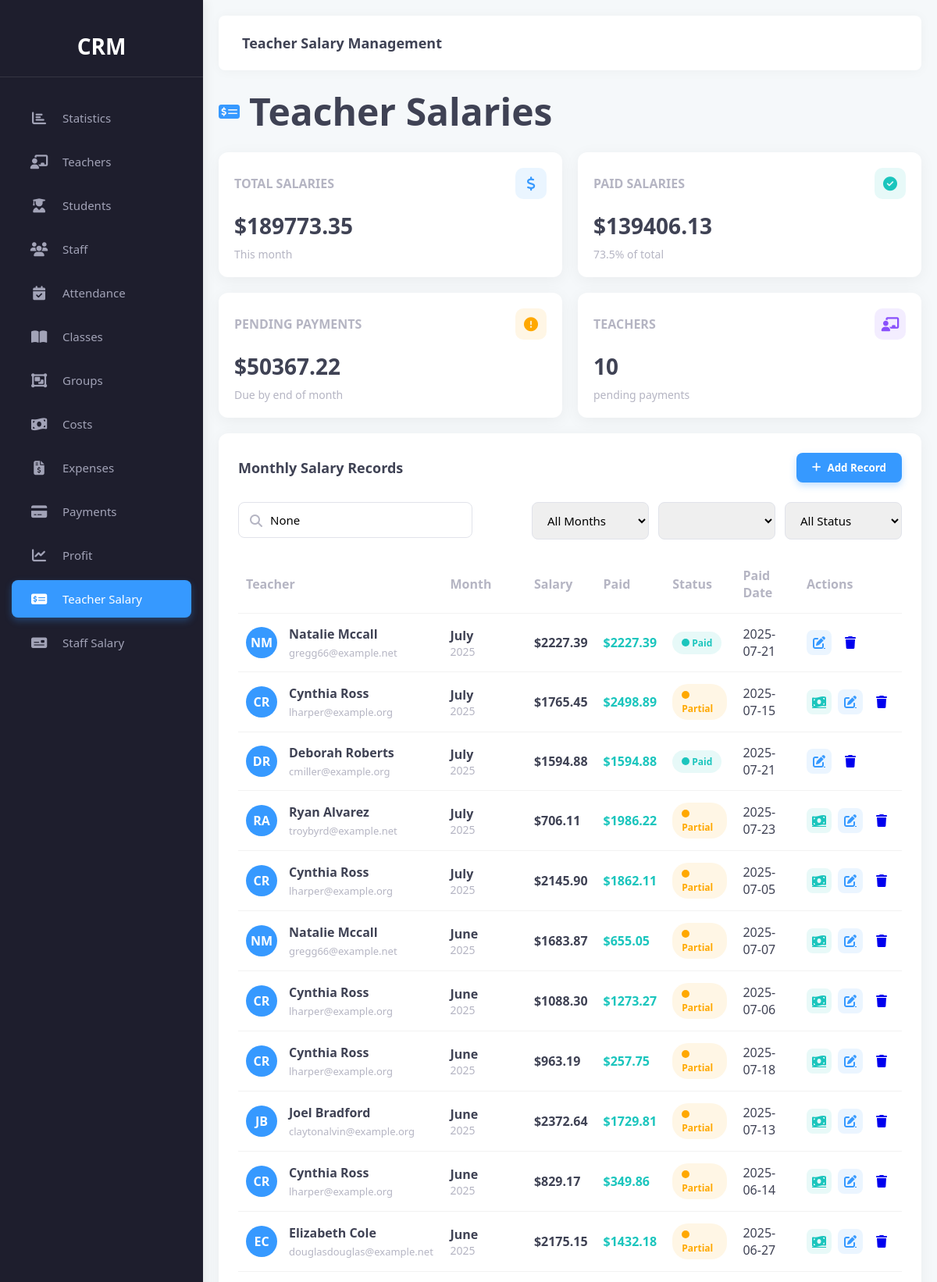
Screenshot of /teacher_salary/ (upper part) with the database file from the repository.
### finance/models.py (models this page shows, shortened)
class TeacherSalary(models.Model):
    teacher = models.ForeignKey(Teacher, on_delete=models.PROTECT)
    month = models.DateField()
    salary = models.DecimalField(max_digits=10, decimal_places=2)
    paid = models.DecimalField(max_digits=10, decimal_places=2)
    paid_date = models.DateField()

### teacher/models.py (models this page shows, shortened)
class Teacher(models.Model):
    STATUS_CHOICES = [
        (1, "Working"),
        (2, "On holiday"),
        (3, "Fired"),
        (4, "Sick"),
        (5, "Not working"),
    ]
    first_name = models.CharField(max_length=150)
    last_name = models.CharField(max_length=150)
    age = models.SmallIntegerField()
    phone_number = models.CharField(max_length=150)
    email = models.EmailField()
    address = models.TextField()
    fixed_salary = models.BooleanField(default=True)
    salary = models.BigIntegerField()
    percentage = models.SmallIntegerField(default=0)
    status = models.SmallIntegerField(choices=STATUS_CHOICES, default=1)

### views/teacher_salary/views.py (the view, shortened to what this page needs)
# urls.py: path('', views.teacher_salary_view, name='teacher_salary'),
def teacher_salary_view(request):
    form = TeacherSalaryForm()
    filter_form = SalaryFilterForm(request.GET or None)
    delete_id = request.GET.get('delete')
    if delete_id:
        record = get_object_or_404(TeacherSalary, id=delete_id)
        record.delete()
        messages.success(request, "Salary record deleted successfully!")
        return redirect('teacher_salary')
    mark_paid_id = request.GET.get('mark_paid')
    records = TeacherSalary.objects.all().order_by('-month')
    total_salaries = records.aggregate(total=Sum('salary'))['total'] or 0
    total_paid = records.aggregate(total=Sum('paid'))['total'] or 0
    pending_payments = total_salaries - total_paid
    teacher_count = Teacher.objects.count()
    context = {
        'form': form,
        'filter_form': filter_form,
        'records': records,
        'total_salaries': total_salaries,
        'total_paid': total_paid,
        'pending_payments': pending_payments,
        'teacher_count': teacher_count,
        'current_year': datetime.datetime.now().year
    }
    return render(request, 'teacher_salary.html', context)

### views/teacher_salary/forms.py
class TeacherSalaryForm(forms.ModelForm):
    class Meta:
        model = TeacherSalary
        fields = ['teacher', 'month', 'salary', 'paid', 'paid_date']
        widgets = {
            'month': forms.DateInput(attrs={'type': 'month'}),
            'paid_date': forms.DateInput(attrs={'type': 'date'}),
        }
    def __init__(self, *args, **kwargs):
        super().__init__(*args, **kwargs)
        self.fields['teacher'].queryset = Teacher.objects.all()
        self.fields['paid_date'].required = False

class SalaryFilterForm(forms.Form):
    MONTH_CHOICES = [
        ('all', 'All Months'),
        ('1', 'January'), ('2', 'February'), ('3', 'March'),
        ('4', 'April'), ('5', 'May'), ('6', 'June'),
        ('7', 'July'), ('8', 'August'), ('9', 'September'),
        ('10', 'October'), ('11', 'November'), ('12', 'December')
    ]
    STATUS_CHOICES = [
        ('all', 'All Status'),
        ('paid', 'Paid'),
        ('unpaid', 'Unpaid'),
        ('partial', 'Partial')
    ]
    search = forms.CharField(required=False)
    month = forms.ChoiceField(choices=MONTH_CHOICES, required=False)
    year = forms.IntegerField(
        min_value=2020,
        max_value=2030,
        initial=datetime.datetime.now().year
    )
    status = forms.ChoiceField(choices=STATUS_CHOICES, required=False)

### teacher/models.py (called while the page is built)
    def __str__(self):
        return self.first_name

### views/profit/forms.py (called while the page is built)
@register.filter
def div(value, arg):
    try:
        return float(value) / float(arg)
    except (ValueError, ZeroDivisionError):
        return 0

@register.filter
def mul(value, arg):
    try:
        return float(value) * float(arg)
    except ValueError:
        return 0

### templates/teacher_salary.html (shortened to what this page needs)
<!DOCTYPE html>
<html lang="en">
<head>
    <link rel="stylesheet" href="https://cdnjs.cloudflare.com/ajax/libs/font-awesome/6.4.0/css/all.min.css">
</head>
<body>
    <div class="sidebar">
        <div class="logo">
            <span>CRM</span>
        </div>
        <div class="nav-links">
            <a href="{% url 'statistic' %}" class="nav-item">
                <i class="fas fa-chart-bar"></i>
                <span class="nav-text">Statistics</span>
            </a>
            <a href="{% url 'teacher' %}" class="nav-item">
                <i class="fas fa-chalkboard-teacher"></i>
                <span class="nav-text">Teachers</span>
            </a>
            <a href="{% url 'students_list' %}" class="nav-item">
                <i class="fas fa-user-graduate"></i>
                <span class="nav-text">Students</span>
            </a>
            <a href="{% url 'staff_list' %}" class="nav-item">
                <i class="fas fa-users"></i>
                <span class="nav-text">Staff</span>
            </a>
            <a href="{% url 'attendance' %}" class="nav-item">
                <i class="fas fa-calendar-check"></i>
                <span class="nav-text">Attendance</span>
            </a>
            <a href="{% url 'classes' %}" class="nav-item">
                <i class="fas fa-book-open"></i>
                <span class="nav-text">Classes</span>
            </a>
            <a href="{% url 'group_management' %}" class="nav-item">
                <i class="fas fa-object-group"></i>
                <span class="nav-text">Groups</span>
            </a>
            <a href="{% url 'costs_management' %}" class="nav-item">
                <i class="fas fa-money-bill-wave"></i>
                <span class="nav-text">Costs</span>
            </a>
            <a href="{% url 'expense_management' %}" class="nav-item">
                <i class="fas fa-file-invoice-dollar"></i>
                <span class="nav-text">Expenses</span>
            </a>
            <a href="{% url 'payment_management' %}" class="nav-item">
                <i class="fas fa-credit-card"></i>
                <span class="nav-text">Payments</span>
            </a>
            <a href="{% url 'profit_analysis' %}" class="nav-item">
                <i class="fas fa-chart-line"></i>
                <span class="nav-text">Profit</span>
            </a>
            <a href="{% url 'teacher_salary' %}" class="nav-item active">
                <i class="fas fa-money-check-alt"></i>
                <span class="nav-text">Teacher Salary</span>
            </a>
            <a href="{% url 'staff_salary' %}" class="nav-item">
                <i class="fas fa-money-check"></i>
                <span class="nav-text">Staff Salary</span>
            </a>
        </div>
    </div>
    <div class="main-content">
        <div class="content-header">
            <div class="welcome-text">Teacher Salary Management</div>
        </div>
        <div class="page-title">
            <i class="fas fa-money-check-alt"></i>
            <h1>Teacher Salaries</h1>
        </div>
        <div class="stats-container">
            <div class="stat-card">
                <div class="stat-header">
                    <div class="stat-title">TOTAL SALARIES</div>
                    <div class="stat-icon primary">
                        <i class="fas fa-dollar-sign"></i>
                    </div>
                </div>
                <div class="stat-value">${{ total_salaries|floatformat:2 }}</div>
                <div class="stat-meta">
                    <span>This month</span>
                </div>
            </div>
            <div class="stat-card">
                <div class="stat-header">
                    <div class="stat-title">PAID SALARIES</div>
                    <div class="stat-icon success">
                        <i class="fas fa-check-circle"></i>
                    </div>
                </div>
                <div class="stat-value">${{ total_paid|floatformat:2 }}</div>
                <div class="stat-meta">
                    {% if total_salaries > 0 %}
                    <span>{{ total_paid|div:total_salaries|mul:100|floatformat:1 }}% of total</span>
                    {% else %}
                    <span>0% of total</span>
                    {% endif %}
                </div>
            </div>
            <div class="stat-card">
                <div class="stat-header">
                    <div class="stat-title">PENDING PAYMENTS</div>
                    <div class="stat-icon warning">
                        <i class="fas fa-exclamation-circle"></i>
                    </div>
                </div>
                <div class="stat-value">${{ pending_payments|floatformat:2 }}</div>
                <div class="stat-meta">
                    <span>Due by end of month</span>
                </div>
            </div>
            <div class="stat-card">
                <div class="stat-header">
                    <div class="stat-title">TEACHERS</div>
                    <div class="stat-icon secondary">
                        <i class="fas fa-chalkboard-teacher"></i>
                    </div>
                </div>
                <div class="stat-value">{{ teacher_count }}</div>
                <div class="stat-meta">
                    <span>{{ unpaid_count }} pending payments</span>
                </div>
            </div>
        </div>
        <div class="salary-container">
            <div class="card">
                <div class="card-header">
                    <div class="card-title">Monthly Salary Records</div>
                    <button class="btn btn-primary" id="addRecordBtn">
                        <i class="fas fa-plus"></i> Add Record
                    </button>
                </div>
                <form method="GET" id="filterForm">
                    <div class="table-controls">
                        <div class="search-box">
                            <i class="fas fa-search"></i>
                            <input type="text" name="search" value="{{ filter_form.search.value }}" placeholder="Search teachers...">
                        </div>
                        <div class="filter-controls">
                            <select class="filter-select" name="month">
                                {% for value, label in filter_form.fields.month.choices %}
                                <option value="{{ value }}" {% if filter_form.month.value == value %}selected{% endif %}>
                                    {{ label }}
                                </option>
                                {% endfor %}
                            </select>
                            <select class="filter-select" name="year">
                            </select>
                            <select class="filter-select" name="status">
                                {% for value, label in filter_form.fields.status.choices %}
                                <option value="{{ value }}" {% if filter_form.status.value == value %}selected{% endif %}>
                                    {{ label }}
                                </option>
                                {% endfor %}
                            </select>
                        </div>
                    </div>
                </form>
                <div class="table-responsive">
                    <table>
                        <thead>
                            <tr>
                                <th>Teacher</th>
                                <th>Month</th>
                                <th>Salary</th>
                                <th>Paid</th>
                                <th>Status</th>
                                <th>Paid Date</th>
                                <th>Actions</th>
                            </tr>
                        </thead>
                        <tbody id="salaryTable">
                            {% for record in records %}
                            <tr>
                                <td>
                                    <div class="teacher-info">
                                        <div class="teacher-avatar">
                                            {{ record.teacher.first_name|first }}{{ record.teacher.last_name|first }}
                                        </div>
                                        <div>
                                            <div class="teacher-name">
                                                {{ record.teacher.first_name }} {{ record.teacher.last_name }}
                                            </div>
                                            <div class="teacher-subject">{{ record.teacher.email }}</div>
                                        </div>
                                    </div>
                                </td>
                                <td>
                                    <div class="month-display">{{ record.month|date:"F" }}</div>
                                    <div class="year-display">{{ record.month|date:"Y" }}</div>
                                </td>
                                <td class="salary-amount">${{ record.salary }}</td>
                                <td class="paid-amount">${{ record.paid }}</td>
                                <td>
                                    {% if record.paid == record.salary %}
                                    <div class="status paid">
                                        <span class="status-indicator paid-indicator"></span>
                                        Paid
                                    </div>
                                    {% elif record.paid == 0 %}
                                    <div class="status unpaid">
                                        <span class="status-indicator unpaid-indicator"></span>
                                        Unpaid
                                    </div>
                                    {% else %}
                                    <div class="status partial">
                                        <span class="status-indicator partial-indicator"></span>
                                        Partial
                                    </div>
                                    {% endif %}
                                </td>
                                <td>{{ record.paid_date|date:"Y-m-d"|default:"-" }}</td>
                                <td>
                                    <div class="action-buttons">
                                        {% if record.paid != record.salary %}
                                        <a href="?mark_paid={{ record.id }}" class="action-btn pay-btn">
                                            <i class="fas fa-money-bill-wave"></i>
                                        </a>
                                        {% endif %}
                                        <a href="#" class="action-btn edit-btn" data-id="{{ record.id }}">
                                            <i class="fas fa-edit"></i>
                                        </a>
                                        <a href="?delete={{ record.id }}" class="action-btn delete-btn"
                                           onclick="return confirm('Are you sure you want to delete this record?')">
                                            <i class="fas fa-trash"></i>
                                        </a>
                                    </div>
                                </td>
                            </tr>
                            {% endfor %}
                        </tbody>
                    </table>
                </div>
            </div>
        </div>
    </div>
</body>
</html>

### rows the page displays
TeacherSalary: teacher.first_name|first "N", teacher.last_name|first "M", teacher.first_name "Natalie", teacher.last_name "Mccall", teacher.email "gregg66@example.net", month "July", month "2025", salary "2227.39", paid "2227.39", shows "Paid", paid_date "2025-07-21"
TeacherSalary: teacher.first_name|first "C", teacher.last_name|first "R", teacher.first_name "Cynthia", teacher.last_name "Ross", teacher.email "lharper@example.org", month "July", month "2025", salary "1765.45", paid "2498.89", shows "Partial", paid_date "2025-07-15"
TeacherSalary: teacher.first_name|first "D", teacher.last_name|first "R", teacher.first_name "Deborah", teacher.last_name "Roberts", teacher.email "cmiller@example.org", month "July", month "2025", salary "1594.88", paid "1594.88", shows "Paid", paid_date "2025-07-21"
TeacherSalary: teacher.first_name|first "R", teacher.last_name|first "A", teacher.first_name "Ryan", teacher.last_name "Alvarez", teacher.email "troybyrd@example.net", month "July", month "2025", salary "706.11", paid "1986.22", shows "Partial", paid_date "2025-07-23"
TeacherSalary: teacher.first_name|first "C", teacher.last_name|first "R", teacher.first_name "Cynthia", teacher.last_name "Ross", teacher.email "lharper@example.org", month "July", month "2025", salary "2145.90", paid "1862.11", shows "Partial", paid_date "2025-07-05"
TeacherSalary: teacher.first_name|first "N", teacher.last_name|first "M", teacher.first_name "Natalie", teacher.last_name "Mccall", teacher.email "gregg66@example.net", month "June", month "2025", salary "1683.87", paid "655.05", shows "Partial", paid_date "2025-07-07"
TeacherSalary: teacher.first_name|first "C", teacher.last_name|first "R", teacher.first_name "Cynthia", teacher.last_name "Ross", teacher.email "lharper@example.org", month "June", month "2025", salary "1088.30", paid "1273.27", shows "Partial", paid_date "2025-07-06"
TeacherSalary: teacher.first_name|first "C", teacher.last_name|first "R", teacher.first_name "Cynthia", teacher.last_name "Ross", teacher.email "lharper@example.org", month "June", month "2025", salary "963.19", paid "257.75", shows "Partial", paid_date "2025-07-18"
TeacherSalary: teacher.first_name|first "J", teacher.last_name|first "B", teacher.first_name "Joel", teacher.last_name "Bradford", teacher.email "claytonalvin@example.org", month "June", month "2025", salary "2372.64", paid "1729.81", shows "Partial", paid_date "2025-07-13"
TeacherSalary: teacher.first_name|first "C", teacher.last_name|first "R", teacher.first_name "Cynthia", teacher.last_name "Ross", teacher.email "lharper@example.org", month "June", month "2025", salary "829.17", paid "349.86", shows "Partial", paid_date "2025-06-14"
TeacherSalary: teacher.first_name|first "E", teacher.last_name|first "C", teacher.first_name "Elizabeth", teacher.last_name "Cole", teacher.email "douglasdouglas@example.net", month "June", month "2025", salary "2175.15", paid "1432.18", shows "Partial", paid_date "2025-06-27"

### other values shown
{{ total_salaries|floatformat:2 }} "189773.35"
{{ total_paid|floatformat:2 }} "139406.13"
{{ total_paid|div:total_salaries|mul:100|floatformat:1 }} "73.5"
{{ pending_payments|floatformat:2 }} "50367.22"
{{ teacher_count }} "10"
form field month "All Months"
form field status "All Status"
